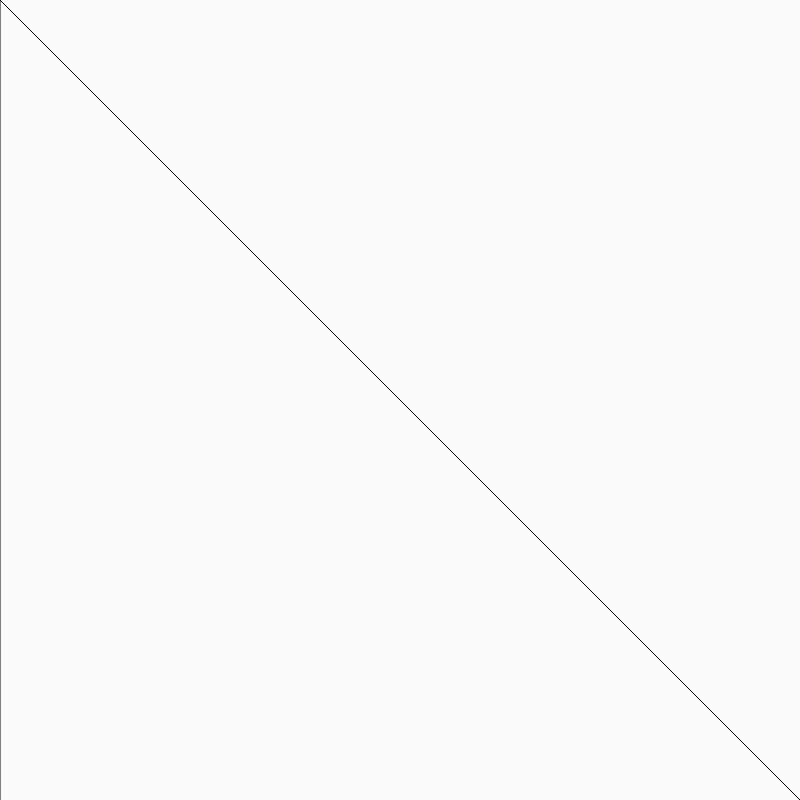
Frame 1 (no input)
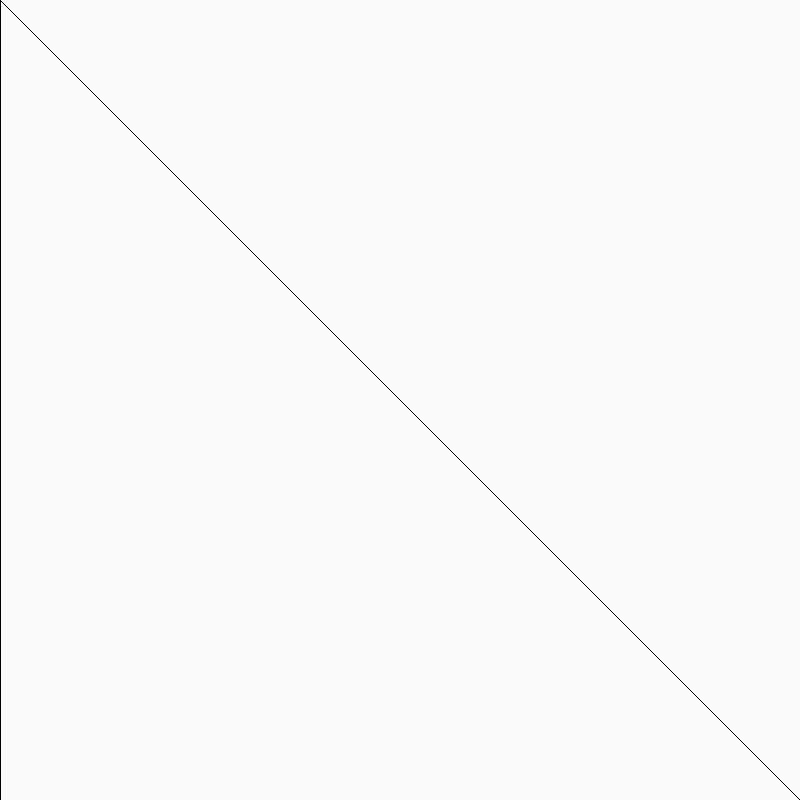
Frame 60 (no input)
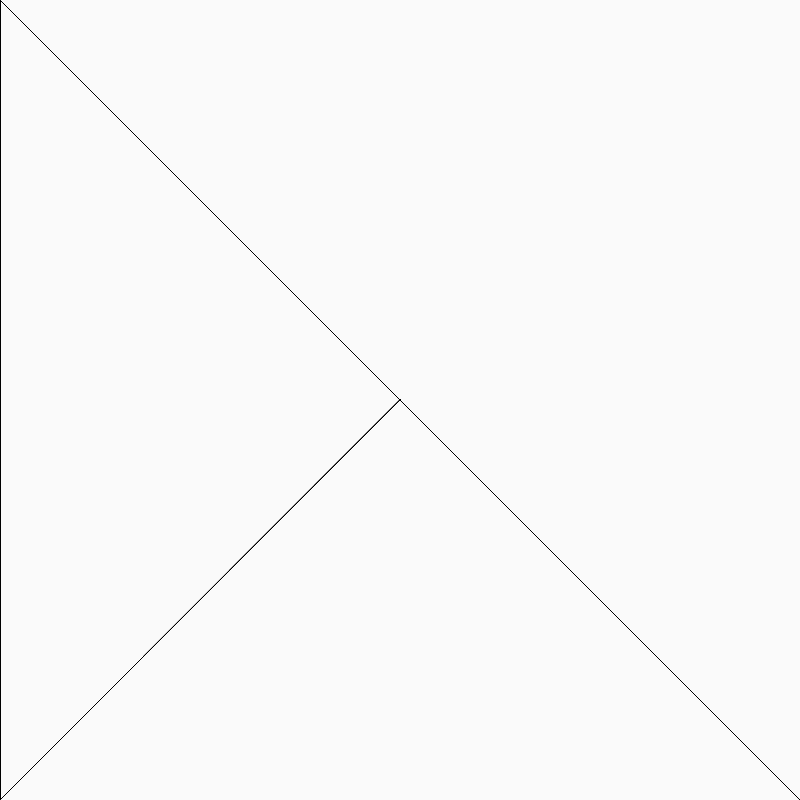
Frame 120 (the mouse pressed at the canvas centre since frame 60)

The p5.js sketch that drew these frames (run headless with seeded random() and noise() and a simulated clock; from frame 60 on, the mouse is pressed at the canvas centre):

// p5.js sketch
// ── sketch.js
function setup() {
  createCanvas(800,800);
  background(250);
}

function draw() {
  
  line(0, height, mouseX, mouseY);
  line(width, height, mouseX, mouseY);
}
